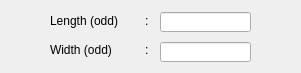
<?xml version="1.0" encoding="UTF-8"?>
<ui version="4.0">
 <class>Widget_stackedProfilBox_editSize</class>
 <widget class="QWidget" name="Widget_stackedProfilBox_editSize">
  <property name="geometry">
   <rect>
    <x>0</x>
    <y>0</y>
    <width>301</width>
    <height>73</height>
   </rect>
  </property>
  <property name="windowTitle">
   <string>Form</string>
  </property>
  <widget class="QStackedWidget" name="stackedWidget">
   <property name="geometry">
    <rect>
     <x>0</x>
     <y>0</y>
     <width>301</width>
     <height>68</height>
    </rect>
   </property>
   <property name="currentIndex">
    <number>1</number>
   </property>
   <widget class="QWidget" name="page_withSetButton">
    <widget class="QPushButton" name="pushButton_set">
     <property name="geometry">
      <rect>
       <x>234</x>
       <y>16</y>
       <width>51</width>
       <height>41</height>
      </rect>
     </property>
     <property name="sizePolicy">
      <sizepolicy hsizetype="Fixed" vsizetype="Fixed">
       <horstretch>0</horstretch>
       <verstretch>0</verstretch>
      </sizepolicy>
     </property>
     <property name="focusPolicy">
      <enum>Qt::NoFocus</enum>
     </property>
     <property name="text">
      <string>Set</string>
     </property>
    </widget>
    <widget class="QLabel" name="label_length_withSB">
     <property name="geometry">
      <rect>
       <x>16</x>
       <y>11</y>
       <width>91</width>
       <height>20</height>
      </rect>
     </property>
     <property name="styleSheet">
      <string notr="true"/>
     </property>
     <property name="text">
      <string>Length (odd)</string>
     </property>
    </widget>
    <widget class="QLineEdit" name="lineEdit_width_withSB">
     <property name="geometry">
      <rect>
       <x>126</x>
       <y>42</y>
       <width>91</width>
       <height>20</height>
      </rect>
     </property>
     <property name="locale">
      <locale language="English" country="UnitedStates"/>
     </property>
     <property name="inputMethodHints">
      <set>Qt::ImhDigitsOnly|Qt::ImhFormattedNumbersOnly|Qt::ImhLatinOnly</set>
     </property>
     <property name="inputMask">
      <string notr="true"/>
     </property>
    </widget>
    <widget class="QLineEdit" name="lineEdit_length_withSB">
     <property name="geometry">
      <rect>
       <x>126</x>
       <y>12</y>
       <width>91</width>
       <height>20</height>
      </rect>
     </property>
     <property name="inputMethodHints">
      <set>Qt::ImhDigitsOnly|Qt::ImhFormattedNumbersOnly|Qt::ImhLatinOnly</set>
     </property>
     <property name="inputMask">
      <string notr="true"/>
     </property>
    </widget>
    <widget class="QLabel" name="label_width_dot_withSB">
     <property name="geometry">
      <rect>
       <x>111</x>
       <y>40</y>
       <width>8</width>
       <height>20</height>
      </rect>
     </property>
     <property name="text">
      <string>:</string>
     </property>
    </widget>
    <widget class="QLabel" name="label_length_dot_withSB">
     <property name="geometry">
      <rect>
       <x>111</x>
       <y>11</y>
       <width>8</width>
       <height>20</height>
      </rect>
     </property>
     <property name="text">
      <string>:</string>
     </property>
    </widget>
    <widget class="QLabel" name="label_width_withSB">
     <property name="geometry">
      <rect>
       <x>16</x>
       <y>40</y>
       <width>91</width>
       <height>20</height>
      </rect>
     </property>
     <property name="text">
      <string>Width (odd)</string>
     </property>
    </widget>
   </widget>
   <widget class="QWidget" name="page_withoutSetButton">
    <widget class="QLabel" name="label_length_withoutSB">
     <property name="geometry">
      <rect>
       <x>50</x>
       <y>11</y>
       <width>91</width>
       <height>20</height>
      </rect>
     </property>
     <property name="styleSheet">
      <string notr="true"/>
     </property>
     <property name="text">
      <string>Length (odd)</string>
     </property>
    </widget>
    <widget class="QLineEdit" name="lineEdit_width_withoutSB">
     <property name="geometry">
      <rect>
       <x>160</x>
       <y>42</y>
       <width>91</width>
       <height>20</height>
      </rect>
     </property>
     <property name="locale">
      <locale language="English" country="UnitedStates"/>
     </property>
     <property name="inputMethodHints">
      <set>Qt::ImhDigitsOnly|Qt::ImhFormattedNumbersOnly|Qt::ImhLatinOnly</set>
     </property>
     <property name="inputMask">
      <string notr="true"/>
     </property>
    </widget>
    <widget class="QLineEdit" name="lineEdit_length_withoutSB">
     <property name="geometry">
      <rect>
       <x>160</x>
       <y>12</y>
       <width>91</width>
       <height>20</height>
      </rect>
     </property>
     <property name="inputMethodHints">
      <set>Qt::ImhDigitsOnly|Qt::ImhFormattedNumbersOnly|Qt::ImhLatinOnly</set>
     </property>
     <property name="inputMask">
      <string notr="true"/>
     </property>
    </widget>
    <widget class="QLabel" name="label_width_dot_withoutSB">
     <property name="geometry">
      <rect>
       <x>145</x>
       <y>40</y>
       <width>8</width>
       <height>20</height>
      </rect>
     </property>
     <property name="text">
      <string>:</string>
     </property>
    </widget>
    <widget class="QLabel" name="label_length_dot_withoutSB">
     <property name="geometry">
      <rect>
       <x>145</x>
       <y>11</y>
       <width>8</width>
       <height>20</height>
      </rect>
     </property>
     <property name="text">
      <string>:</string>
     </property>
    </widget>
    <widget class="QLabel" name="label_width_withoutSB">
     <property name="geometry">
      <rect>
       <x>50</x>
       <y>40</y>
       <width>91</width>
       <height>20</height>
      </rect>
     </property>
     <property name="text">
      <string>Width (odd)</string>
     </property>
    </widget>
   </widget>
  </widget>
 </widget>
 <tabstops>
  <tabstop>lineEdit_length_withoutSB</tabstop>
  <tabstop>lineEdit_width_withoutSB</tabstop>
  <tabstop>lineEdit_length_withSB</tabstop>
  <tabstop>lineEdit_width_withSB</tabstop>
  <tabstop>pushButton_set</tabstop>
 </tabstops>
 <resources/>
 <connections/>
</ui>
